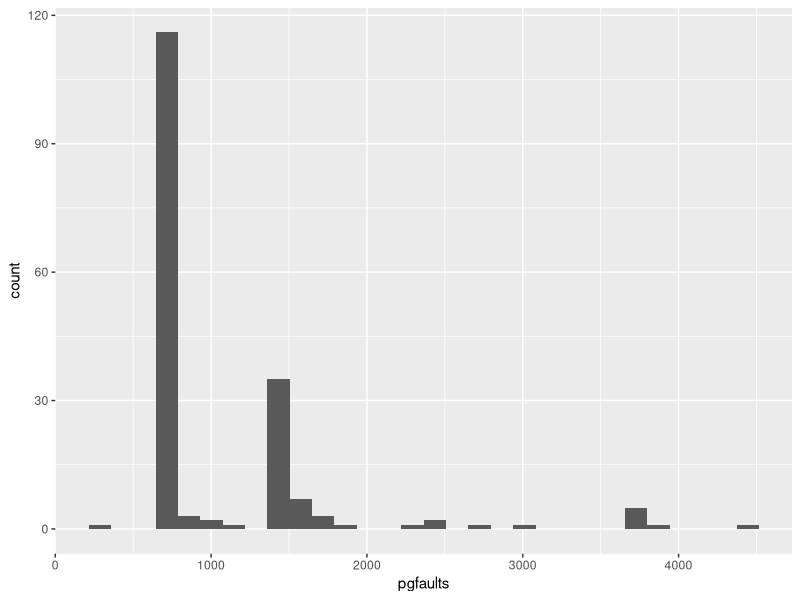
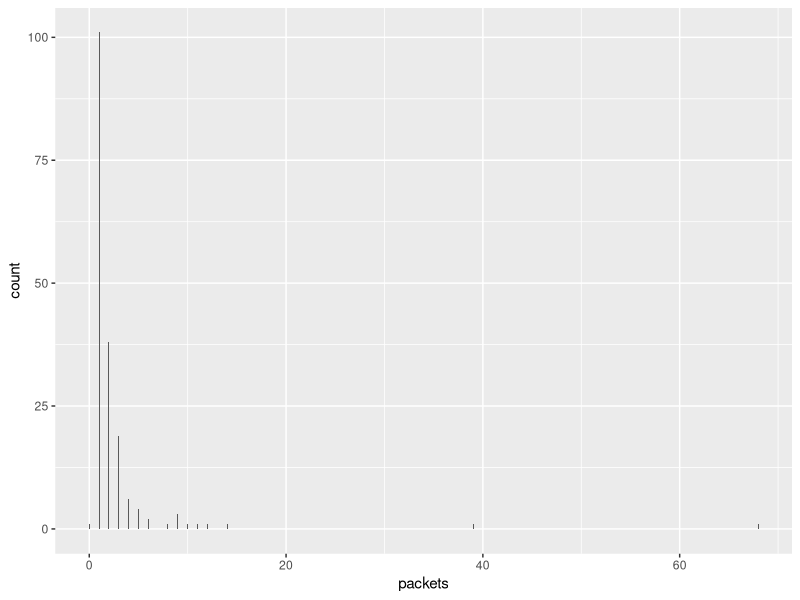
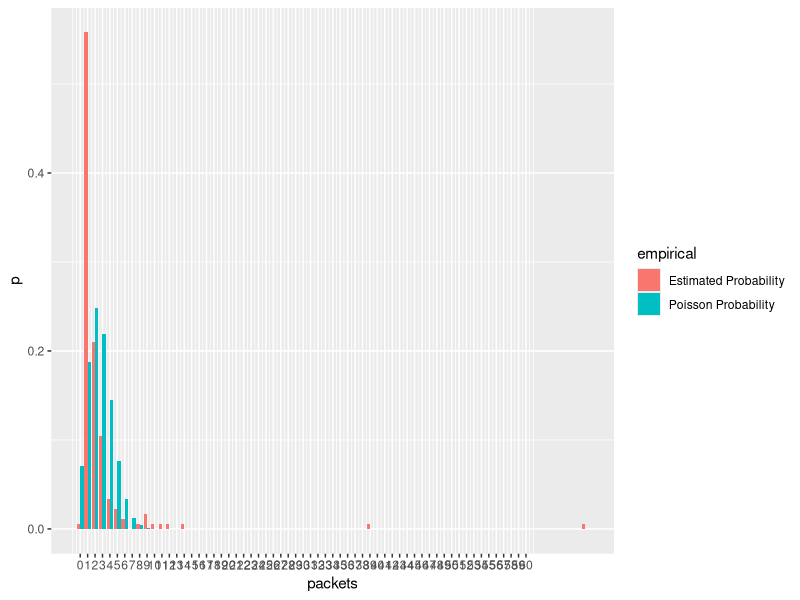

Reproduce these figures in R, in order. (Note: this script raises an error after producing the figures.)
library(tidyverse)
library(reshape2)

setwd("~/Desktop/GradSchool/PhD/spring2022/teaching/CS3130rCurriculumDev/Labs/Lab07")

#Page fault and ip packet data [getting number of seconds per occurence]
pgfault = read.csv("data/pgfault_data.csv",header = TRUE) %>%
  mutate(time = as.integer(time)) %>%
  group_by(time) %>%
  summarise(pgfaults = max(total_pgfaults) - min(total_pgfaults))
ggplot(data = pgfault,aes(x=pgfaults))+geom_histogram()
#Comment: page faults are integer valued [This is number of page faults per second]. Poisson is the candidate here

packetData = read.csv("data/packet_data.csv",header = TRUE) %>%
  mutate(time = as.integer(time)) %>%
  group_by(time) %>%
  summarise(packets = max(total_packets) - min(total_packets))
ggplot(data = packetData,aes(x=packets))+geom_histogram(binwidth = .1)
#Comment: number of packets per second. Poisson is the candidate
#For discrete that takes on only integer values, we will create
M = nrow(packetData)
meanEst = mean(packetData$packets)
maxObs = max(packetData$packets)
vizPacketData <- packetData %>%
  group_by(packets) %>%
  summarise(p = n()/M) %>%
  rbind(data.frame(packets = setdiff(0:maxObs,unique(packetData$packets)),
                   p = rep(0,length(setdiff(0:maxObs,unique(packetData$packets)))))) %>%
  mutate(empirical = rep("Estimated Probability",length(p))) %>%
  rbind(data.frame(packets = 0:maxObs,
                   p = dpois(0:maxObs,lambda = meanEst),
                   empirical = rep("Poisson Probability")))
ggplot(data = vizPacketData,aes(x = packets,y=p,fill = empirical))+geom_bar(position="dodge", stat="identity")+
  scale_x_continuous(breaks=seq(0,60,by=1))

ggplot(data, aes(fill=condition, y=value, x=specie)) + 
  geom_bar(position="dodge", stat="identity")


pingData = read.csv("data/ping_data.csv",header = TRUE) %>%
  mutate(ping = as.numeric(str_split(ping,pattern = " ",simplify = TRUE)[,1]))
ggplot(data = pingData,aes(x=ping))+geom_histogram()
#Comment: An amount of elapsed time. An appropriately parameterized gamma distribution may be appropriate

tempData = read.csv("data/temp_data.csv",header = TRUE) %>%
  melt(id = c("time")) %>%
  mutate(machine = variable,temp = value)
ggplot(data = tempData,aes(x = temp))+geom_histogram()+facet_wrap(~machine)
#Comment: a highly discretized distribution. This is just silly to analyze because the data is clearly an artifact of the measuring device. 














